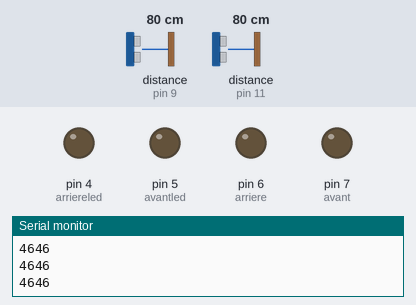
Simulated run of this sketch. Board: Arduino Uno, built with avr-gcc and run on an emulated ATmega328P. On the bench: output pins drawn as LEDs (lit = HIGH), the last lines printed to the serial monitor. Wiring (inferred from the names in the program): 2 × ultrasonic range finder: trigger pin 8, echo pin 9 / trigger pin 10, echo pin 11. The inputs (shaded band) are chosen by the test bench; at power-on: distance to the obstacle (sensors on pin 9, pin 11) 80 cm. The echo pulse lasts 58.3 µs per cm; pins used as bus, display or sensor lines are not drawn.

Above: at 1.2 s.
1.3 s: distance to the obstacle (sensor on pin 9) set to 22 cm
2.8 s: distance to the obstacle (sensor on pin 9) set to 19 cm
At 3.8 s:
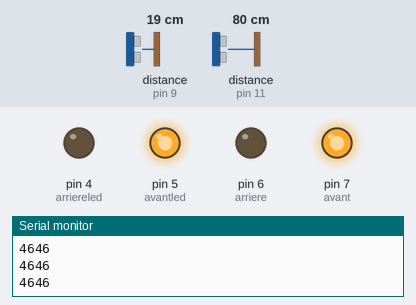
4.3 s: distance to the obstacle (sensor on pin 11) set to 22 cm
5.8 s: distance to the obstacle (sensor on pin 11) set to 18 cm
At 6.2 s:
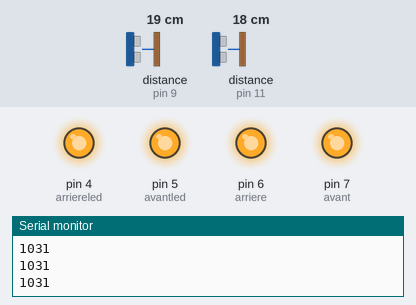
7.3 s: distance to the obstacle (sensor on pin 9) set to 35 cm
At 8.5 s:
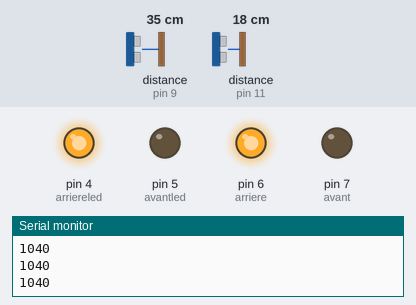
8.8 s: distance to the obstacle (sensor on pin 9) set to 2 cm
At 9.5 s:
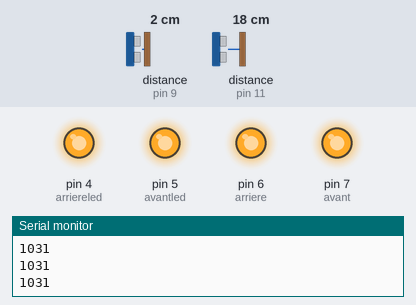
Timing chart, 0 to 11.3 s (numbered marks = the images above; inputs shaded):
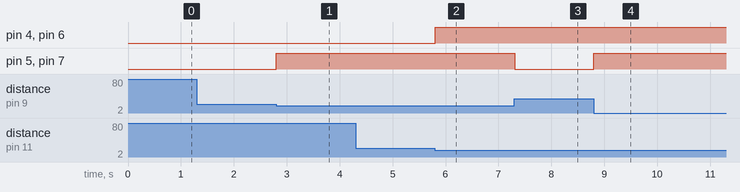

Measured:
- the behaviour switches between 21 and 20 cm on distance to the obstacle (sensor on pin 9) (found by bisection; images 0 and 1)
- the behaviour switches between 21 and 20 cm on distance to the obstacle (sensor on pin 11) (found by bisection; images 1 and 2)
- after the input at 2.8 s, pin 5 (avantled), pin 7 (avant): LOW → HIGH at once
- after the input at 5.8 s, pin 4 (arriereled), pin 6 (arriere): LOW → HIGH at once
- after the input at 7.3 s, pin 5 (avantled), pin 7 (avant): HIGH → LOW at once
- after the input at 8.8 s, pin 5 (avantled), pin 7 (avant): LOW → HIGH at once

The sketch:

ultrason.ino
```cpp
#define VITESSE 340 //vitesse du son 340 m/s

const int USTrig = 8; // Déclencheur sur la broche 8
const int USEcho = 9; // Réception sur la broche 9
const int USTrig2 = 10; // Déclencheur sur la broche 10
const int USEcho2 = 11; // Réception sur la broche 11
float temps1;
float temps2;
float distance1;
float distance2;
unsigned long duree1;
unsigned long duree2;
const int avant = 7;
const int arriere = 6;
const int avantled = 5;
const int arriereled = 4;


void setup() {
    pinMode(USTrig, OUTPUT);
    pinMode(USEcho, INPUT);
    pinMode(USTrig2, OUTPUT);
    pinMode(USEcho2, INPUT);
    pinMode(avant,OUTPUT);
    pinMode(arriere,OUTPUT);
    pinMode(avantled,OUTPUT);
    pinMode(arriereled,OUTPUT);

    digitalWrite(USTrig, LOW);
    digitalWrite(USTrig2, LOW);
    digitalWrite(avant, LOW);
    digitalWrite(arriere, LOW);
    digitalWrite(avantled, LOW);
    digitalWrite(arriereled, LOW);
    Serial.begin(9600);
}

void loop()
{
   // 1. Un état haut de 10 microsecondes est mis sur la broche "Trig"
   digitalWrite(USTrig, HIGH);
   delayMicroseconds(10); //on attend 10 µs
   // 2. On remet à l’état bas la broche Trig
   digitalWrite(USTrig, LOW);
   // 3. On lit la durée d’état haut sur la broche "Echo"
   duree1 = pulseIn(USEcho, HIGH);

    if(duree1 > 30000)
   {
      // si la durée est supérieure à 30ms, l'onde est perdue
      Serial.println("Onde perdue, mesure échouée !");
   }
   else
   {
      // 4. On divise cette durée par deux pour n'avoir qu'un trajet
      duree1 = duree1/2;
      // 5. On calcule la distance
      temps1 = duree1/10000.0; //on met en secondes
      distance1 = temps1*VITESSE; //on multiplie par la vitesse
      // 6. On affiche la distance
      /*Serial.print("Duree = ");
      Serial.println(temps); //affiche le temps de vol d'un trajet en secondes*/
      //Serial.print("Distance avant = ");
      //Serial.println(distance1); //affiche la distance mesurée (en centimètres)

   }

   if(distance1<20.0){
      digitalWrite(avant,HIGH);
      digitalWrite(avantled,HIGH);
   }
   else{
      digitalWrite(avant,LOW);
      digitalWrite(avantled,LOW);
   }

   //2ème télémètre ultrason
   digitalWrite(USTrig2, HIGH);
   delayMicroseconds(10); //on attend 10 µs
   digitalWrite(USTrig2, LOW);
   duree2 = pulseIn(USEcho2, HIGH);
   Serial.println(duree2);

   if(duree2 > 30000){
      // si la durée est supérieure à 30ms, l'onde est perdue
      Serial.println("Onde perdue, mesure échouée !");
   }
   else{
      duree2 = duree2/2;
      temps2 = duree2/10000.0; //on met en secondes
      distance2 = temps2*VITESSE; //on multiplie par la vitesse
      //Serial.println(distance2);
   }
  if(distance2<20.0){
      digitalWrite(arriere,HIGH);
      digitalWrite(arriereled,HIGH);
   }
   else{
      digitalWrite(arriere,LOW);
      digitalWrite(arriereled,LOW);
   }

}
```
